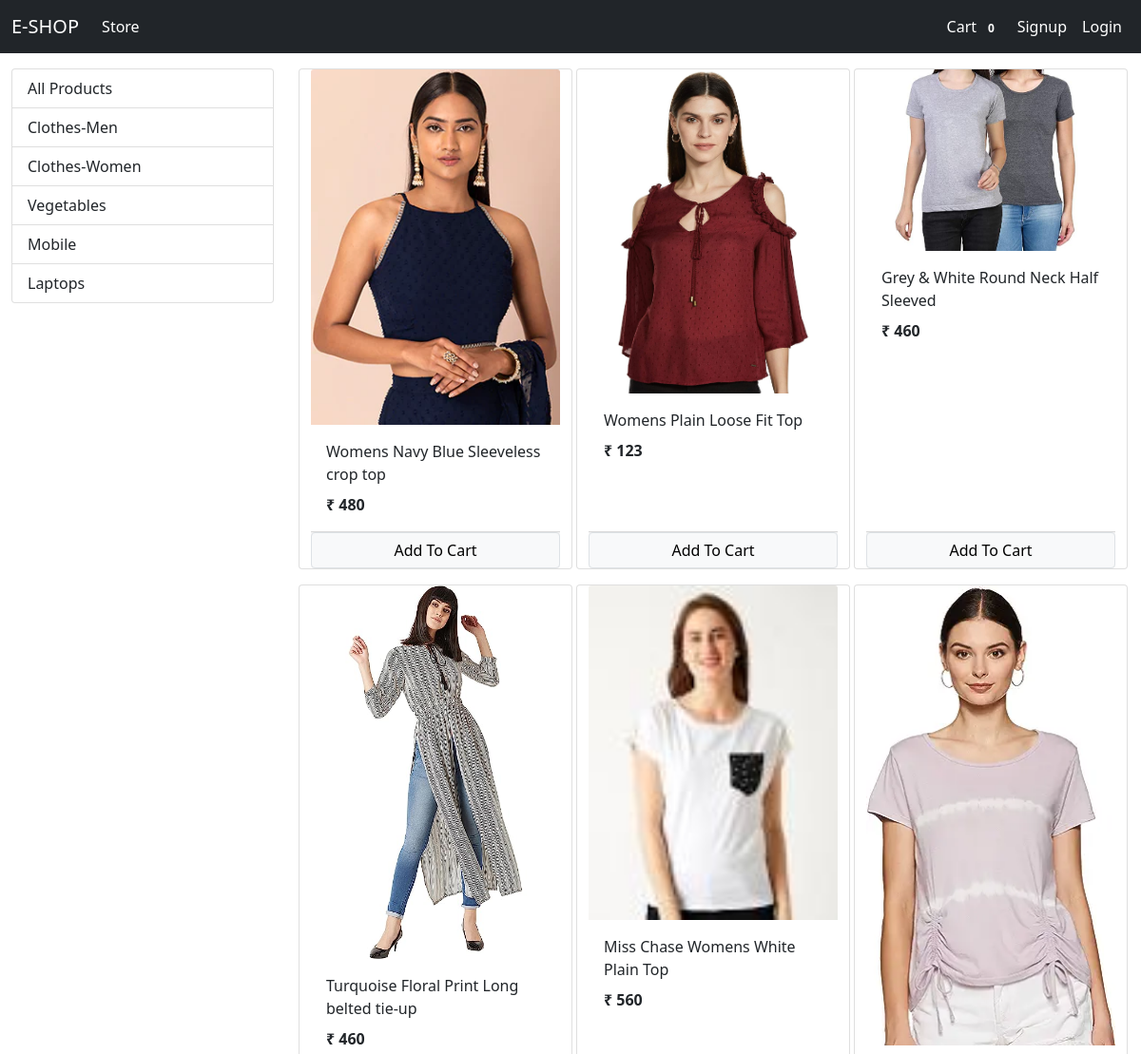
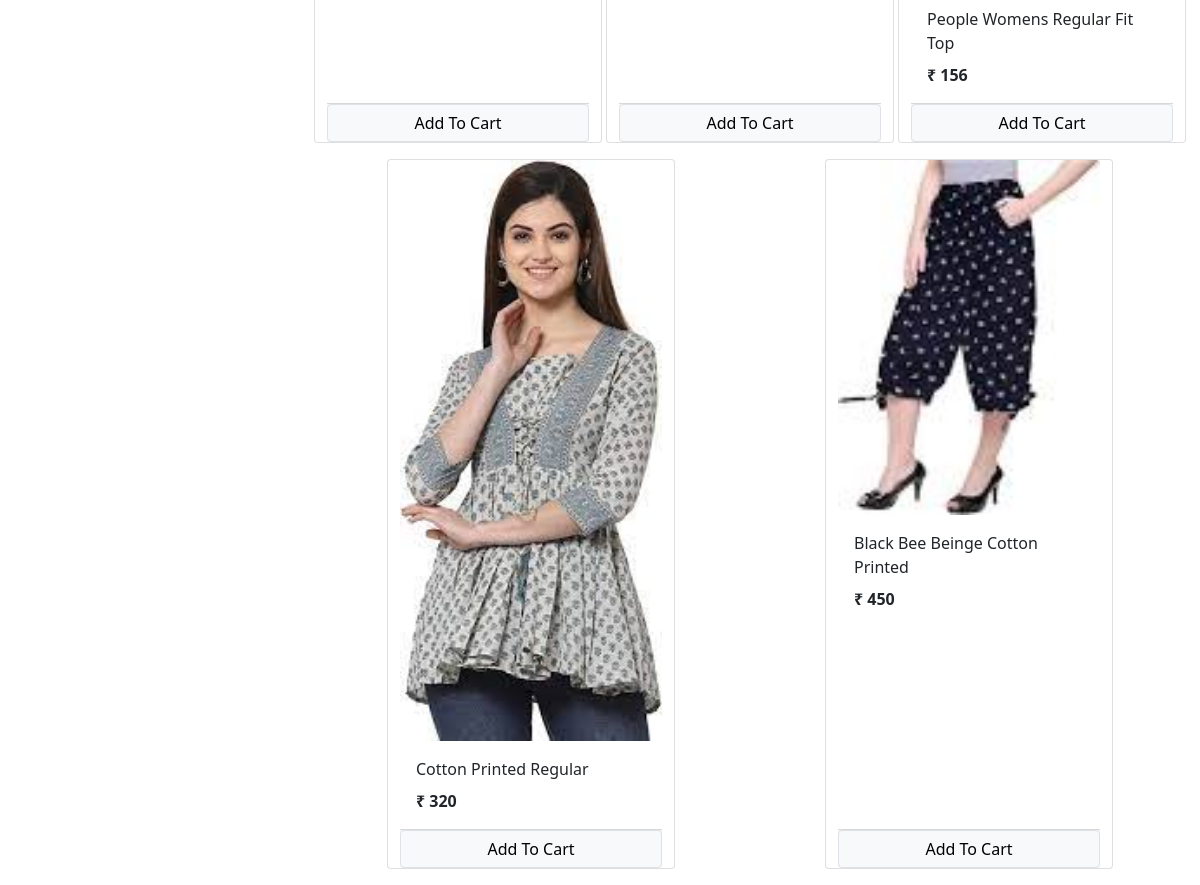
The app's page /?category=2 with its own data (2 pictures, top to bottom).
### store/models/category.py (models this page shows, shortened)
class Category(models.Model):
    name = models.CharField(max_length=20)
    @staticmethod
    def get_all_categories():
        return Category.objects.all()

### store/models/product.py (models this page shows, shortened)
class Product(models.Model):
    name = models.CharField(max_length=50)
    price = models.IntegerField(default=0)
    category = models.ForeignKey(Category,on_delete=models.CASCADE,default=1)
    description = models.CharField(max_length=200, default='',null=True,blank=True)
    image = models.ImageField(upload_to='uploads/products/')
    @staticmethod
    def get_all_product_by_CategoryId(category_id):
        if category_id:
            return Product.objects.filter(category=category_id)
        else:
            return Product.get_all_products()

### store/views/home.py (the view, shortened to what this page needs)
# urls.py: path('', home.Index.as_view(), name='homepage'),
class Index(View):
    def get(self,request):
        cart = request.session.get('cart')
        if not cart:
            request.session['cart'] = {}
        products = None
        categories = Category.get_all_categories()
        categoryID = request.GET.get('category')
        if categoryID:
            products = Product.get_all_product_by_CategoryId(categoryID)
        else:
            products = Product.get_all_products()
        data = {}
        data['products'] = products
        data['categories'] = categories
        print('You are ,', request.session.get('email'))
        return render(request, 'index.html', data)

### store/templatetags/cart.py (called while the page is built)
@register.filter(name='is_in_cart')
def is_in_cart(product,cart):
    keys = cart.keys()
    for id in keys:
        if int(id) == product.id:
            return True
    return False

### store/templatetags/custom_filters.py (called while the page is built)
@register.filter(name='currency')
def currency(number):
    return "₹ " + str(number)

### store/templates/index.html (shortened to what this page needs)
{% extends 'base.html' %}
{% block content %}
{% load cart %}
{% load custom_filters %}
<div class="container-fluid mt-3">
  <div class="row">
      <div class="col-lg-3 mx-auto">
        <div class="list-group">
          <a href="/" class="list-group-item list-group-item-action">All Products</a>
          {% for category in categories %}
          <a href="/?category={{category.id}}" class="list-group-item list-group-item-action">{{category.name}}</a>
          {% endfor %}
        </div>
      </div>
    <div id="products" class="col-lg-9 mx-auto">
      <div class="row mx-auto">
        {% for product in products %}
        <div class="card mx-auto mb-3" id={{product.id}} style="width: 18rem">
          <img src="{{product.image.url}}" class="card-img-top" alt="Card image cap" />
          <div class="card-body">
            <p class="card-title">{{product.name}}</p>
            <p class="card-text"><b>{{product.price|currency}}</b></p>
          </div>
          <div class="card-footer p-0 no-gutters">
          {% if product|is_in_cart:request.session.cart %}
          <div class="row no-gutters">
            <form action="/#{{product.id}}" method="post" class="col-2">
              {% csrf_token %}
              <input hidden type="text" name="product" value="{{product.id}}">
              <input hidden type="text" name="remove" value="True">
              <input type="submit" value=" - " class="btn btn-block btn-secondary">
            </form>
            <div class="text-center col">{{product|cart_quantity:request.session.cart}} In Cart</div>
            <form action="/#{{product.id}}" method="post" class="col-2">
              {% csrf_token %}
              <input hidden type="text" name="product" value="{{product.id}}">
              <input type="submit" value=" + " class="btn btn-block btn-secondary">
            </form>
          </div>
          {% else%}
          <form action="/#{{product.id}}" method="POST" class="btn-block">
            <input type="submit" class="float-right btn-block btn btn-light border form-control" value="Add To Cart">
          </form>
          {%endif%}
        </div>
      </div>
        {% endfor %}
      </div>
    </div>
  </div>
</div>
{% endblock %}

### records on screen
Category: name "Clothes-Men"
Category: name "Clothes-Women"
Category: name "Vegetables"
Category: name "Mobile"
Category: name "Laptops"
Product: image (picture), name "Womens Navy Blue Sleeveless crop top", price "₹ 480"
Product: image (picture), name "Womens Plain Loose Fit Top", price "₹ 123"
Product: image (picture), name "Grey & White Round Neck Half Sleeved", price "₹ 460"
Product: image (picture), name "Turquoise Floral Print Long belted tie-up", price "₹ 460"
Product: image (picture), name "Miss Chase Womens White Plain Top", price "₹ 560"
Product: image (picture), name "People Womens Regular Fit Top", price "₹ 156"
Product: image (picture), name "Cotton Printed Regular", price "₹ 320"
Product: image (picture), name "Black Bee Beinge Cotton Printed", price "₹ 450"

### other values on screen
{{ request.session.cart.keys|length }} "0"
